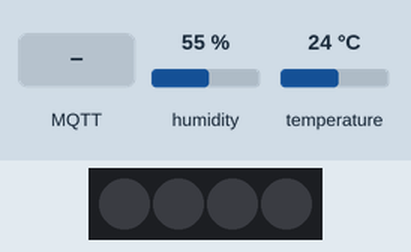
Simulated run of this sketch. Board: ESP8266 (NodeMCU). Parts: 4 RGB LEDs in strip order, left to right. Inputs (shaded band) come from the test bench; at power-on: humidity 55 %, temperature 24 °C. WiFi joins after 1.5 s; servers stay silent unless stated; no MQTT or app messages arrive unless stated; what the sketch prints to the serial monitor is not drawn.

Above: at 2.7 s.
2.8 s: MQTT message "MIX" arrives on the first subscribed topic
At 3.3 s:
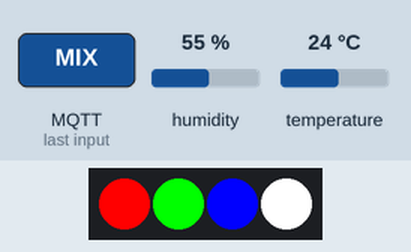
7.1 s: MQTT message "ON" arrives on the first subscribed topic
At 8.4 s:
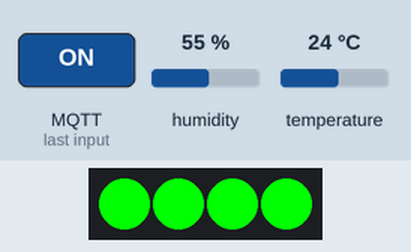
Timing chart, 0 to 10.1 s (numbered marks = the images above; inputs shaded):
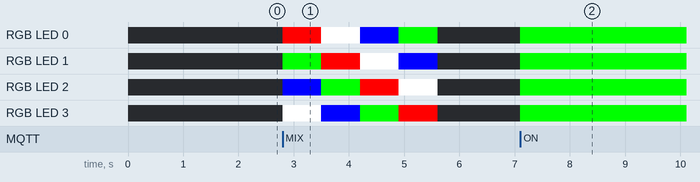

The sketch:

mqtt_dht22_led.ino
```cpp
#include <ESP8266WiFi.h>
#include <PubSubClient.h>
#include <DHT.h>
#include <Adafruit_NeoPixel.h>

#define DHTPIN 2
#define DHTTYPE DHT22
DHT dht(DHTPIN, DHTTYPE);

#define LED_PIN 5   // LED STRIP에 연결된 핀 번호
#define NUM_LEDS 4  // LED STRIP의 LED 개수
Adafruit_NeoPixel strip(NUM_LEDS, LED_PIN, NEO_GRB + NEO_KHZ800);

// WiFi
const char* ssid = "Hanbat_WLAN_Guest";  // Enter your WiFi name
const char* password = "";               // Enter WiFi password

// MQTT Broker
const char* mqtt_server = "broker.emqx.io";  // Enter your WiFi or Ethernet IP
const int mqtt_port = 1883;
const char* topic = "여기를 바꿔주세요.";


WiFiClient espClient;
PubSubClient client(espClient);

unsigned long lastMsg = 0;

#define MSG_BUFFER_SIZE (50)
char msg[MSG_BUFFER_SIZE];
int value = 0;

void setup_wifi() {

  delay(10);
  Serial.println();
  Serial.print("Connecting to ");
  Serial.println(ssid);

  WiFi.begin(ssid, password);

  while (WiFi.status() != WL_CONNECTED) {
    delay(500);
    Serial.print(".");
  }

  Serial.println("");
  Serial.println("WiFi connected");
  Serial.println("IP address: ");
  Serial.println(WiFi.localIP());
}


void setup() {
  Serial.begin(9600);

  dht.begin();

  strip.begin();
  strip.clear();
  strip.show();

  setup_wifi();

  client.setServer(mqtt_server, 1883);
  client.setCallback(callback);
}

void reconnect() {
  while (!client.connected()) {
    Serial.print("Attempting MQTT connection...");

    if (client.connect("여기를 바꿔주세요.")) {
      Serial.println("connected");
      client.subscribe(topic);
    } else {
      Serial.print("failed, rc=");
      Serial.print(client.state());
      Serial.println(" try again in 5 seconds");
      delay(5000);
    }
  }
}

void callback(char* topic, byte* payload, unsigned int length) {
  Serial.print("Message arrived [");
  Serial.print(topic);
  Serial.print("] ");

  String command = "";
  for (int i = 0; i < length; i++) {
    command += (char)payload[i];
  }
  Serial.println(command);


  if (command.equals("ON") || command.equals("on")) {
    for (int i = 0; i < NUM_LEDS; i++) {
      strip.setPixelColor(i, strip.Color(0, 255, 0));
    }
    strip.show();
  }

  if (command.equals("OFF") || command.equals("off")) {
    strip.clear();
    strip.show();
  }

  if (command.equals("MIX") || command.equals("mix")) {
    for (int i = 0; i < 4; i++) {
      strip.setPixelColor((i + 0) % 4, strip.Color(255, 0, 0));      // 빨간색
      strip.setPixelColor((i + 1) % 4, strip.Color(0, 255, 0));      // 초록색
      strip.setPixelColor((i + 2) % 4, strip.Color(0, 0, 255));      // 파란색
      strip.setPixelColor((i + 3) % 4, strip.Color(255, 255, 255));  // 흰색
      strip.show();
      delay(700);
    }
    strip.clear();
    strip.show();
  }
}

void loop() {
  if (!client.connected()) {
    reconnect();
  }

  client.loop();


  unsigned long now = millis();
  if (now - lastMsg > 2000) {
    lastMsg = now;

    float humidity = dht.readHumidity();
    float temperature = dht.readTemperature();

    char msg[50];
    snprintf(msg, 50, "Humidity: %.2f%%, Temperature: %.2fC", humidity, temperature);
    client.publish(topic, msg);
  }
}
```

Measured:
- after the input at 7.1 s, RGB LED 0–3: off → RGB(0, 255, 0) at once
